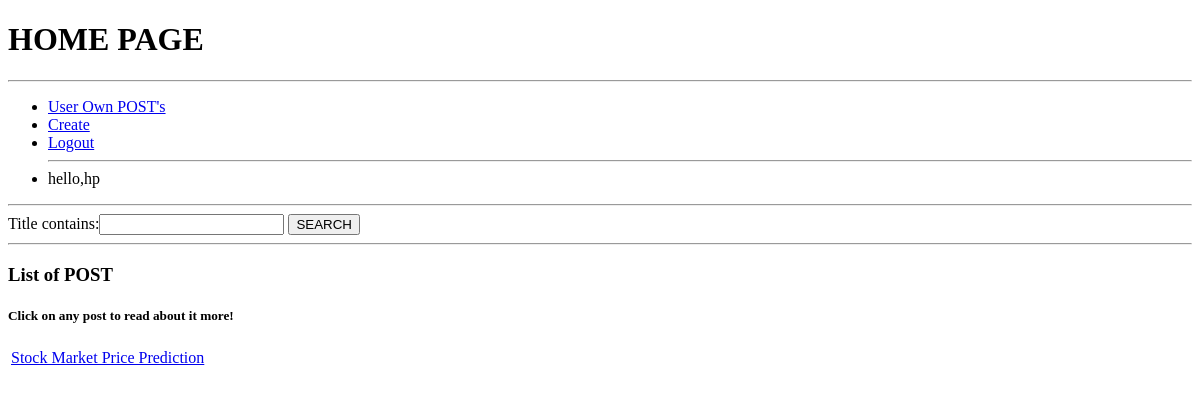
Page / (signed in) on the earlier database version.
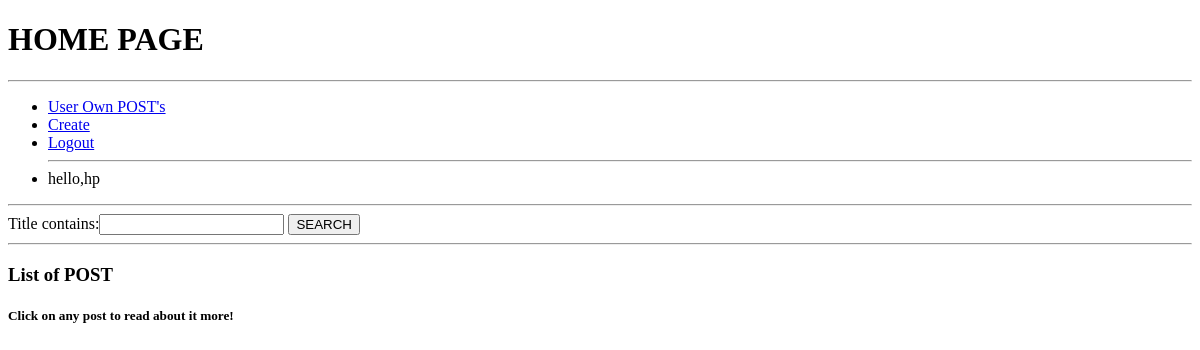
Same page on the later database version.
### blog/models.py (models this page shows)
class Post(models.Model):
    author=models.ForeignKey(User,on_delete=models.CASCADE)
    title = models.CharField(max_length=200)
    updated_on = models.DateTimeField(auto_now= True)
    content = models.TextField()
    created_on = models.DateTimeField(auto_now_add=True)
    status = models.IntegerField(choices=STATUS, default=0)
    cover= models.ImageField(upload_to='pictures',default='pictures/DEF.jpg')
    class Meta:
        ordering = ['-created_on']
    def __str__(self):
        return self.title

### blog/views.py (the view)
# urls.py: path('',views.index,name='index'),
@login_required(login_url='login')
def index(request):
    data=Post.objects.filter(status=1).order_by('-created_on')
    search=PostFilter(request.GET,queryset=data)
    data=search.qs
    context={
        'data':data,
        'search':search,
    }
    return render(request,'index.html',context)

### blog/templates/index.html (shortened to what this page needs)
<!DOCTYPE html>
<html lang="en">
<head>
</head>
<body>
    <h1>HOME PAGE</h1>
    <hr>
    <ul>
        <li><a href="{% url 'userpost' %}">User Own POST's</a></li>
        <li><a href="{% url 'create' %}">Create</a></li>
        <li><a href="{% url 'logout' %}">Logout</a></li>
        <hr>
        <li>hello,{{request.user}}</li>
    </ul>
    <hr>
    <form action="" method="get">
    {{search.form}}
    <button type="submit">SEARCH</button>
</form>
    <hr>
    <h3>List of POST</h3>
    <h5>Click on any post to read about it more!</h5>
        <table style="width: 100%;">
        {% for i in data %}
        <tr>
        {% if i.title %}
        <td><a href="{% url 'show' i.id %}">{{i}}</a></li></td>
        {% endif %}
        </tr>
        {% endfor %}
    </table>
</body>
</html>

Differences in the rows shown:
removed Post: title "Stock Market Price Prediction"
